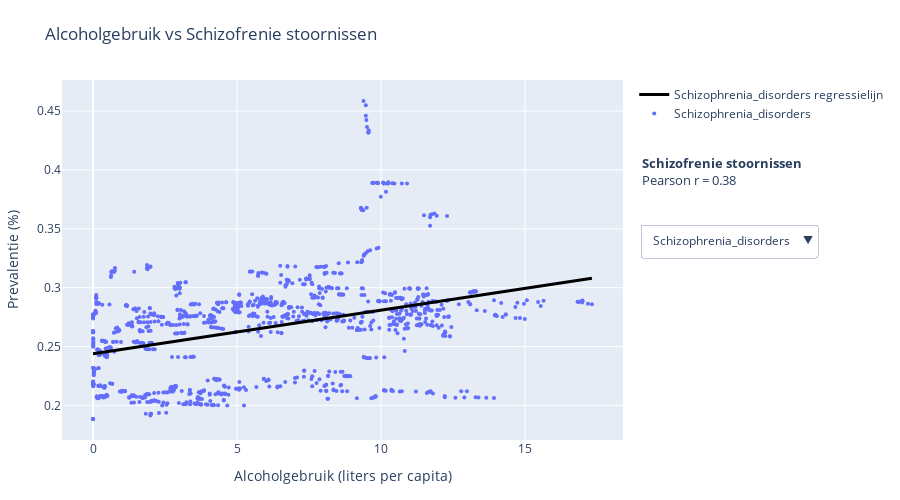

Notebook code for this chart:
### Code cell
import pandas as pd
import numpy as np
from scipy import stats
import plotly.graph_objects as go

# Dataset laden
df = pd.read_csv("../data/merged_all.csv")

mental_vars = [
    "Schizophrenia_disorders",
    "Depressive_disorders",
    "Anxiety_disorders",
    "Bipolar_disorders",
    "Eating_disorders"
]
mental_labels = [
    "Schizofrenie stoornissen",
    "Depressie stoornissen",
    "Angst stoornissen",
    "Bipolaire stoornissen",
    "Eet stoornissen"
]
colors = ["#636EFA", "#EF553B", "#00CC96", "#AB63FA", "#FFA15A"]

# Selecteer relevante kolommen en verwijder rijen met missende waarden
df_clean = df[["Entity", "Year", "Alcohol_consumption"] + mental_vars].dropna()

fig = go.Figure()
buttons = []

for i, var in enumerate(mental_vars):
    x = df_clean["Alcohol_consumption"]
    y = df_clean[var]
    country = df_clean["Entity"]
    year = df_clean["Year"]

    # Pearson correlatie
    corr, _ = stats.pearsonr(x, y)
    corr_text = f"<b>{var}</b><br>Pearson r = {corr:.2f}"

    # Regressielijn
    slope, intercept, _, _, std_err = stats.linregress(x, y)
    reg_x = np.linspace(x.min(), x.max(), 100)
    reg_y = slope * reg_x + intercept
    y_err = std_err * 1.96
    upper = reg_y + y_err
    lower = reg_y - y_err
    rgba = f'rgba{tuple(int(colors[i].lstrip("#")[j:j+2], 16) for j in (0, 2, 4)) + (0.2,)}'

    # Punten met hoverinfo
    fig.add_trace(go.Scatter(
        x=x, y=y, mode="markers",
        marker=dict(size=4, color=colors[i]),
        name=var,
        visible=(i == 0),
        text=[f"{c}, {y}" for c, y in zip(country, year)],
        hovertemplate="<b>%{text}</b><br>Alcohol: %{x}<br>Prevalentie: %{y}<extra></extra>"
    ))

    # CI bovenlijn
    fig.add_trace(go.Scatter(
        x=reg_x, y=upper, mode="lines",
        line=dict(width=0), hoverinfo="skip",
        visible=(i == 0), showlegend=False
    ))

    # CI onderlijn met fill
    fig.add_trace(go.Scatter(
        x=reg_x, y=lower, mode="lines",
        fill="tonexty", fillcolor=rgba,
        line=dict(width=0), hoverinfo="skip",
        visible=(i == 0), showlegend=False
    ))

    # Regressielijn
    fig.add_trace(go.Scatter(
        x=reg_x, y=reg_y, mode="lines",
        line=dict(color="black", width=3),
        name=f"{var} regressielijn",
        visible=(i == 0)
    ))

    # Visibility logica
    vis = [False] * (4 * len(mental_vars))
    for j in range(4):
        vis[i * 4 + j] = True

    # Annotations vervangen per selectie
    buttons.append(dict(
        label=var,
        method="update",
        args=[
            {"visible": vis},
            {
                "title": f"Alcoholgebruik vs {mental_labels[i]}",
                "annotations": [dict(
                    x=1.03, y=0.8,
                    xref="paper", yref="paper",
                    text=corr_text,
                    showarrow=False,
                    align="left",
                    font=dict(size=13),
                    xanchor="left"
                )]
            }
        ]
    ))

# Begin-annotatie (eerste variabele)
initial_corr, _ = stats.pearsonr(df_clean["Alcohol_consumption"], df_clean[mental_vars[0]])
initial_text = f"<b>{mental_labels[0]}</b><br>Pearson r = {initial_corr:.2f}"

fig.update_layout(
    title=f"Alcoholgebruik vs {mental_labels[0]}",  
    xaxis_title="Alcoholgebruik (liters per capita)",
    yaxis_title="Prevalentie (%)",
    updatemenus=[dict(
        buttons=buttons,
        direction="down",
        showactive=True,
        x=1.03, y=0.6,
        xanchor="left", yanchor="top"
    )],
    annotations=[dict(
        x=1.03, y=0.8,
        xref="paper", yref="paper",
        text=initial_text,
        showarrow=False,
        align="left",
        font=dict(size=13),
        xanchor="left"
    )],
    height=500,
    margin=dict(t=80, r=160, b=60, l=60)  # extra ruimte rechts voor tekst
)

fig.show()
